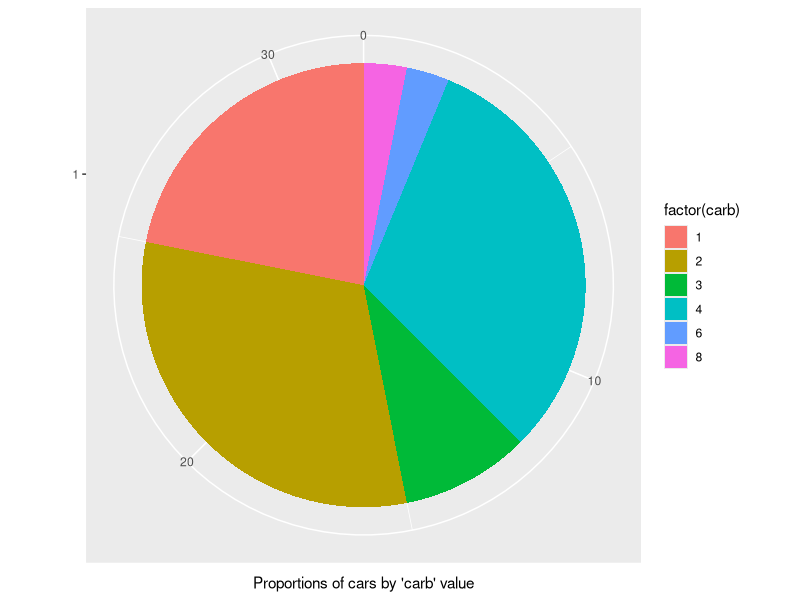
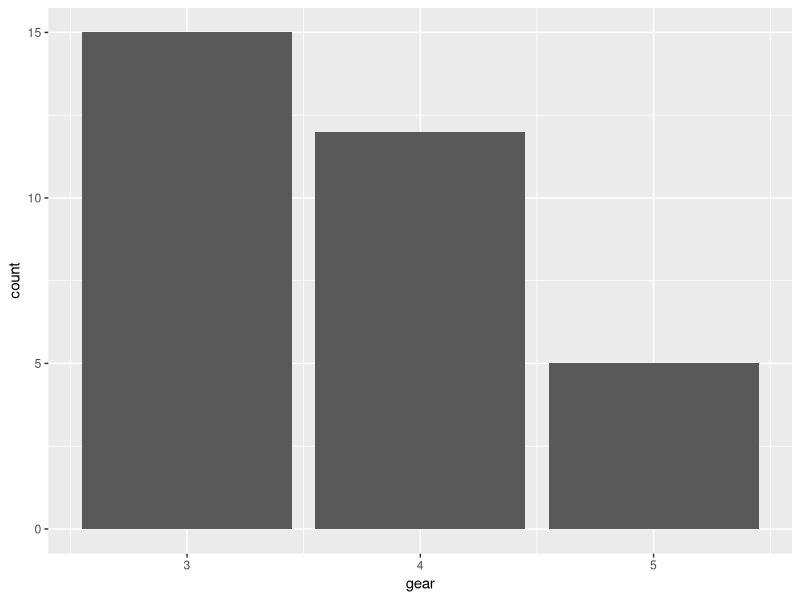
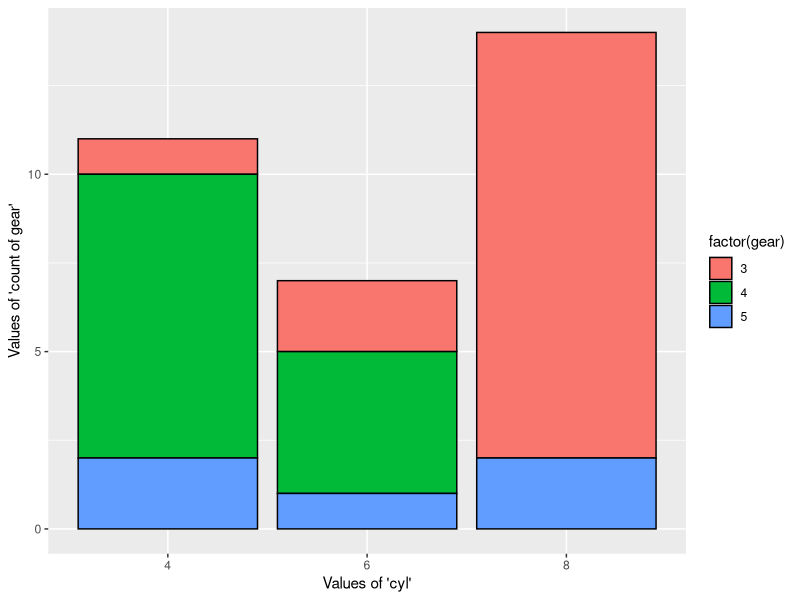
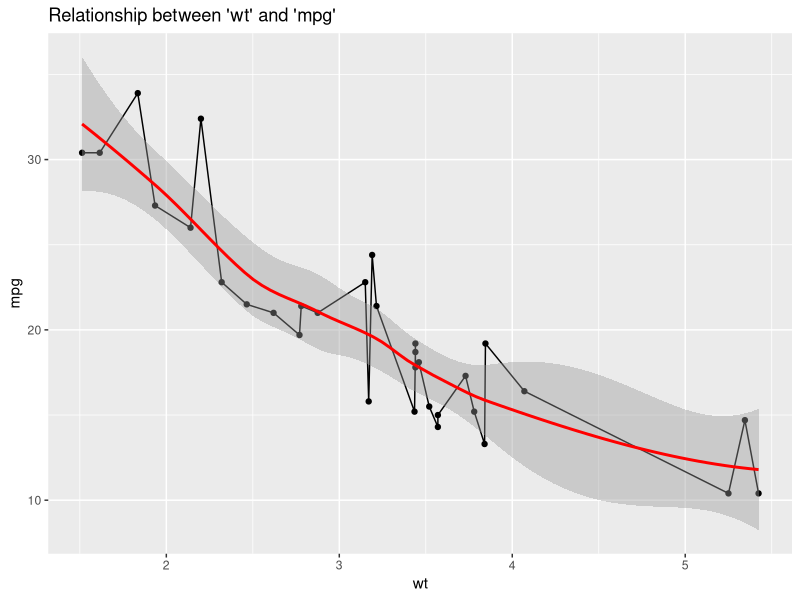

Here is the R script that generated these plots, in order:
## ---- chunk 1
knitr::opts_chunk$set(echo = TRUE)
## ---- chunk 2
data("mtcars")
summary(mtcars)

# import ggplot2 library
library(ggplot2)
## ---- chunk 3
# proportions of cars by 'carb' value
ggplot(data = mtcars, aes(x = factor(1), fill = factor(carb))) + 
      ylab("Proportions of cars by 'carb' value") + 
      xlab("") + 
      geom_bar(width = 1) + 
      coord_polar(theta = "y")
## ---- chunk 4
# show the gear type in mtcars
ggplot(data = mtcars, aes(x = gear)) + geom_bar(stat = "count")
## ---- chunk 5
# show a stacked bar graph of the number of each gear type and divided out by cyl.
ggplot(mtcars, aes(x = factor(cyl), fill = factor(gear))) + 
    xlab("Values of 'cyl'") + 
    ylab("Values of 'count of gear'") + 
    geom_bar(color = "black")
## ---- chunk 6
ggplot(mtcars, aes(x = wt, y = mpg)) +
    xlab("wt") + 
    ylab("mpg") +
    geom_point() +
    geom_line() +
    ggtitle("Relationship between 'wt' and 'mpg'") +
    stat_smooth(method = "loess", formula = y ~ x, size = 1, col = "red")
